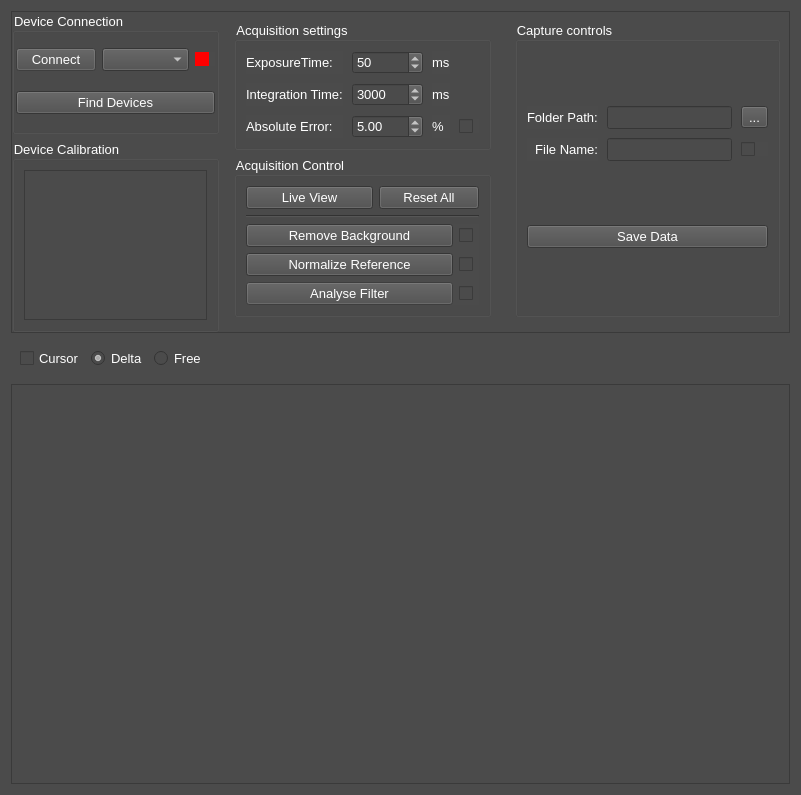
<?xml version="1.0" encoding="UTF-8"?>
<ui version="4.0">
 <class>spectraView</class>
 <widget class="QWidget" name="spectraView">
  <property name="geometry">
   <rect>
    <x>0</x>
    <y>0</y>
    <width>801</width>
    <height>773</height>
   </rect>
  </property>
  <property name="windowTitle">
   <string>Form</string>
  </property>
  <property name="styleSheet">
   <string notr="true">font: 10pt;
color: rgb(255, 255, 255);
background-color: rgb(75, 75, 75);</string>
  </property>
  <layout class="QGridLayout" name="gridLayout">
   <item row="3" column="0">
    <widget class="GraphicsLayoutWidget" name="pyqtgraphWidget">
     <property name="sizePolicy">
      <sizepolicy hsizetype="Expanding" vsizetype="Expanding">
       <horstretch>0</horstretch>
       <verstretch>1</verstretch>
      </sizepolicy>
     </property>
     <property name="minimumSize">
      <size>
       <width>0</width>
       <height>400</height>
      </size>
     </property>
    </widget>
   </item>
   <item row="2" column="0">
    <widget class="QWidget" name="w_graphControls" native="true">
     <layout class="QHBoxLayout" name="horizontalLayout_5">
      <item>
       <widget class="QCheckBox" name="cb_cursor">
        <property name="enabled">
         <bool>false</bool>
        </property>
        <property name="statusTip">
         <string>Show a crosshair cursor.</string>
        </property>
        <property name="text">
         <string>Cursor</string>
        </property>
       </widget>
      </item>
      <item>
       <widget class="QRadioButton" name="rb_delta">
        <property name="enabled">
         <bool>false</bool>
        </property>
        <property name="toolTip">
         <string>Double-click to set a marker</string>
        </property>
        <property name="statusTip">
         <string>Double-click the Graph to set a marker</string>
        </property>
        <property name="whatsThis">
         <string>Double-click to set a marker</string>
        </property>
        <property name="text">
         <string extracomment="Double-click to set a marker">Delta</string>
        </property>
        <property name="checkable">
         <bool>true</bool>
        </property>
        <property name="checked">
         <bool>true</bool>
        </property>
       </widget>
      </item>
      <item>
       <widget class="QRadioButton" name="rb_free">
        <property name="enabled">
         <bool>false</bool>
        </property>
        <property name="toolTip">
         <string>Double-click to set a marker</string>
        </property>
        <property name="statusTip">
         <string>Double-click the Graph to set a marker</string>
        </property>
        <property name="whatsThis">
         <string>Double-click to set a marker</string>
        </property>
        <property name="text">
         <string extracomment="Double-click to set a marker">Free</string>
        </property>
       </widget>
      </item>
      <item>
       <spacer name="horizontalSpacer">
        <property name="orientation">
         <enum>Qt::Horizontal</enum>
        </property>
        <property name="sizeHint" stdset="0">
         <size>
          <width>40</width>
          <height>20</height>
         </size>
        </property>
       </spacer>
      </item>
     </layout>
    </widget>
   </item>
   <item row="1" column="0">
    <widget class="QFrame" name="w_controls">
     <property name="frameShape">
      <enum>QFrame::StyledPanel</enum>
     </property>
     <property name="frameShadow">
      <enum>QFrame::Raised</enum>
     </property>
     <layout class="QGridLayout" name="gridLayout_5">
      <property name="leftMargin">
       <number>0</number>
      </property>
      <property name="topMargin">
       <number>0</number>
      </property>
      <property name="rightMargin">
       <number>0</number>
      </property>
      <property name="bottomMargin">
       <number>0</number>
      </property>
      <item row="0" column="0" rowspan="2">
       <widget class="QWidget" name="w_device" native="true">
        <property name="sizePolicy">
         <sizepolicy hsizetype="Preferred" vsizetype="Preferred">
          <horstretch>0</horstretch>
          <verstretch>0</verstretch>
         </sizepolicy>
        </property>
        <layout class="QVBoxLayout" name="verticalLayout_4">
         <property name="leftMargin">
          <number>0</number>
         </property>
         <property name="topMargin">
          <number>0</number>
         </property>
         <property name="rightMargin">
          <number>0</number>
         </property>
         <property name="bottomMargin">
          <number>0</number>
         </property>
         <item>
          <widget class="QGroupBox" name="g_connection">
           <property name="title">
            <string>Device Connection</string>
           </property>
           <layout class="QGridLayout" name="gridLayout_6">
            <property name="leftMargin">
             <number>1</number>
            </property>
            <property name="topMargin">
             <number>1</number>
            </property>
            <property name="rightMargin">
             <number>1</number>
            </property>
            <property name="bottomMargin">
             <number>1</number>
            </property>
            <item row="0" column="0">
             <widget class="QPushButton" name="pb_connectDevice">
              <property name="enabled">
               <bool>false</bool>
              </property>
              <property name="sizePolicy">
               <sizepolicy hsizetype="Expanding" vsizetype="Fixed">
                <horstretch>0</horstretch>
                <verstretch>0</verstretch>
               </sizepolicy>
              </property>
              <property name="text">
               <string>Connect</string>
              </property>
             </widget>
            </item>
            <item row="0" column="1">
             <widget class="QComboBox" name="cmb_selectDevice">
              <property name="sizePolicy">
               <sizepolicy hsizetype="Expanding" vsizetype="Fixed">
                <horstretch>1</horstretch>
                <verstretch>0</verstretch>
               </sizepolicy>
              </property>
             </widget>
            </item>
            <item row="0" column="2">
             <widget class="QCheckBox" name="ind_connect">
              <property name="styleSheet">
               <string notr="true">QCheckBox::indicator{background-color: rgb(255, 0, 0);}</string>
              </property>
              <property name="text">
               <string/>
              </property>
             </widget>
            </item>
            <item row="1" column="0" colspan="3">
             <widget class="QPushButton" name="pb_findDevices">
              <property name="text">
               <string>Find Devices</string>
              </property>
             </widget>
            </item>
           </layout>
          </widget>
         </item>
         <item>
          <widget class="QGroupBox" name="g_calibration">
           <property name="title">
            <string>Device Calibration</string>
           </property>
           <layout class="QGridLayout" name="gridLayout_7">
            <item row="0" column="0">
             <widget class="QTableView" name="tv_calibration">
              <property name="sizePolicy">
               <sizepolicy hsizetype="Preferred" vsizetype="Preferred">
                <horstretch>0</horstretch>
                <verstretch>0</verstretch>
               </sizepolicy>
              </property>
              <property name="maximumSize">
               <size>
                <width>16777215</width>
                <height>150</height>
               </size>
              </property>
              <property name="baseSize">
               <size>
                <width>0</width>
                <height>0</height>
               </size>
              </property>
             </widget>
            </item>
           </layout>
          </widget>
         </item>
        </layout>
       </widget>
      </item>
      <item row="0" column="1">
       <widget class="QWidget" name="w_acquisitionControls" native="true">
        <layout class="QVBoxLayout" name="verticalLayout_5">
         <item>
          <widget class="QGroupBox" name="g_acquisitionSettings">
           <property name="sizePolicy">
            <sizepolicy hsizetype="Minimum" vsizetype="Preferred">
             <horstretch>0</horstretch>
             <verstretch>0</verstretch>
            </sizepolicy>
           </property>
           <property name="autoFillBackground">
            <bool>false</bool>
           </property>
           <property name="styleSheet">
            <string notr="true">border-color: rgb(0, 0, 0);</string>
           </property>
           <property name="title">
            <string>Acquisition settings</string>
           </property>
           <layout class="QVBoxLayout" name="verticalLayout_2">
            <property name="spacing">
             <number>0</number>
            </property>
            <item>
             <layout class="QGridLayout" name="gridLayout_3">
              <property name="bottomMargin">
               <number>0</number>
              </property>
              <property name="spacing">
               <number>9</number>
              </property>
              <item row="0" column="0">
               <widget class="QLabel" name="la_acqTime">
                <property name="text">
                 <string>ExposureTime:</string>
                </property>
               </widget>
              </item>
              <item row="1" column="3">
               <widget class="QLabel" name="label_3">
                <property name="text">
                 <string>ms</string>
                </property>
               </widget>
              </item>
              <item row="2" column="2">
               <widget class="QDoubleSpinBox" name="sb_absError">
                <property name="sizePolicy">
                 <sizepolicy hsizetype="Minimum" vsizetype="Fixed">
                  <horstretch>0</horstretch>
                  <verstretch>0</verstretch>
                 </sizepolicy>
                </property>
                <property name="minimumSize">
                 <size>
                  <width>0</width>
                  <height>0</height>
                 </size>
                </property>
                <property name="statusTip">
                 <string>If selected, Will exclude data which has a standard deviation higher than (value).</string>
                </property>
                <property name="minimum">
                 <double>0.100000000000000</double>
                </property>
                <property name="maximum">
                 <double>99.000000000000000</double>
                </property>
                <property name="singleStep">
                 <double>0.100000000000000</double>
                </property>
                <property name="value">
                 <double>5.000000000000000</double>
                </property>
               </widget>
              </item>
              <item row="2" column="3">
               <widget class="QLabel" name="label_4">
                <property name="text">
                 <string>% </string>
                </property>
               </widget>
              </item>
              <item row="1" column="0">
               <widget class="QLabel" name="la_acqTime_3">
                <property name="text">
                 <string>Integration Time:</string>
                </property>
               </widget>
              </item>
              <item row="2" column="0">
               <widget class="QLabel" name="label">
                <property name="text">
                 <string>Absolute Error:</string>
                </property>
               </widget>
              </item>
              <item row="0" column="2">
               <widget class="QSpinBox" name="sb_exposure">
                <property name="sizePolicy">
                 <sizepolicy hsizetype="Preferred" vsizetype="Fixed">
                  <horstretch>0</horstretch>
                  <verstretch>0</verstretch>
                 </sizepolicy>
                </property>
                <property name="minimumSize">
                 <size>
                  <width>0</width>
                  <height>0</height>
                 </size>
                </property>
                <property name="statusTip">
                 <string>Sets exposure time one the SpectrumDevice.</string>
                </property>
                <property name="minimum">
                 <number>4</number>
                </property>
                <property name="maximum">
                 <number>99999</number>
                </property>
                <property name="singleStep">
                 <number>10</number>
                </property>
                <property name="value">
                 <number>50</number>
                </property>
               </widget>
              </item>
              <item row="0" column="3">
               <widget class="QLabel" name="label_2">
                <property name="text">
                 <string>ms</string>
                </property>
               </widget>
              </item>
              <item row="2" column="4">
               <widget class="QCheckBox" name="cb_absError">
                <property name="statusTip">
                 <string>Activates data exclusion. Requires Normalization.</string>
                </property>
                <property name="text">
                 <string/>
                </property>
               </widget>
              </item>
              <item row="1" column="2">
               <widget class="QSpinBox" name="sb_acqTime">
                <property name="minimum">
                 <number>10</number>
                </property>
                <property name="maximum">
                 <number>999999</number>
                </property>
                <property name="singleStep">
                 <number>100</number>
                </property>
                <property name="value">
                 <number>3000</number>
                </property>
               </widget>
              </item>
             </layout>
            </item>
           </layout>
          </widget>
         </item>
         <item>
          <widget class="QGroupBox" name="g_acquisitionControl">
           <property name="sizePolicy">
            <sizepolicy hsizetype="Minimum" vsizetype="Preferred">
             <horstretch>0</horstretch>
             <verstretch>0</verstretch>
            </sizepolicy>
           </property>
           <property name="autoFillBackground">
            <bool>false</bool>
           </property>
           <property name="styleSheet">
            <string notr="true">border-color: rgb(0, 0, 0);</string>
           </property>
           <property name="title">
            <string>Acquisition Control</string>
           </property>
           <layout class="QVBoxLayout" name="verticalLayout">
            <item>
             <layout class="QHBoxLayout" name="lay_main">
              <item>
               <widget class="QFlashButton" name="pb_liveView">
                <property name="sizePolicy">
                 <sizepolicy hsizetype="Preferred" vsizetype="Fixed">
                  <horstretch>1</horstretch>
                  <verstretch>0</verstretch>
                 </sizepolicy>
                </property>
                <property name="minimumSize">
                 <size>
                  <width>100</width>
                  <height>0</height>
                 </size>
                </property>
                <property name="statusTip">
                 <string>Starts data reading from the SpectrumDevice</string>
                </property>
                <property name="styleSheet">
                 <string notr="true"/>
                </property>
                <property name="text">
                 <string>Live View</string>
                </property>
               </widget>
              </item>
              <item>
               <widget class="QPushButton" name="pb_reset">
                <property name="sizePolicy">
                 <sizepolicy hsizetype="Minimum" vsizetype="Fixed">
                  <horstretch>1</horstretch>
                  <verstretch>0</verstretch>
                 </sizepolicy>
                </property>
                <property name="minimumSize">
                 <size>
                  <width>100</width>
                  <height>0</height>
                 </size>
                </property>
                <property name="maximumSize">
                 <size>
                  <width>50</width>
                  <height>16777215</height>
                 </size>
                </property>
                <property name="statusTip">
                 <string>Resets the data and the view to initial parameters.</string>
                </property>
                <property name="text">
                 <string>Reset All</string>
                </property>
               </widget>
              </item>
             </layout>
            </item>
            <item>
             <widget class="Line" name="line">
              <property name="orientation">
               <enum>Qt::Horizontal</enum>
              </property>
             </widget>
            </item>
            <item>
             <widget class="QWidget" name="w_SpectraControl" native="true">
              <layout class="QHBoxLayout" name="horizontalLayout_6">
               <property name="leftMargin">
                <number>0</number>
               </property>
               <property name="topMargin">
                <number>0</number>
               </property>
               <property name="rightMargin">
                <number>0</number>
               </property>
               <property name="bottomMargin">
                <number>0</number>
               </property>
               <item>
                <layout class="QGridLayout" name="gridLayout_2">
                 <item row="2" column="0">
                  <widget class="QPushButton" name="pb_analyse">
                   <property name="enabled">
                    <bool>false</bool>
                   </property>
                   <property name="sizePolicy">
                    <sizepolicy hsizetype="Preferred" vsizetype="Fixed">
                     <horstretch>0</horstretch>
                     <verstretch>0</verstretch>
                    </sizepolicy>
                   </property>
                   <property name="statusTip">
                    <string>Will print a report for the OpticalDevice analysed.</string>
                   </property>
                   <property name="text">
                    <string>Analyse Filter</string>
                   </property>
                  </widget>
                 </item>
                 <item row="0" column="1">
                  <widget class="QCheckBox" name="ind_rmBackground">
                   <property name="sizePolicy">
                    <sizepolicy hsizetype="Fixed" vsizetype="Fixed">
                     <horstretch>0</horstretch>
                     <verstretch>0</verstretch>
                    </sizepolicy>
                   </property>
                   <property name="text">
                    <string/>
                   </property>
                   <property name="checkable">
                    <bool>false</bool>
                   </property>
                  </widget>
                 </item>
                 <item row="2" column="1">
                  <widget class="QCheckBox" name="ind_analyse">
                   <property name="sizePolicy">
                    <sizepolicy hsizetype="Fixed" vsizetype="Fixed">
                     <horstretch>0</horstretch>
                     <verstretch>0</verstretch>
                    </sizepolicy>
                   </property>
                   <property name="text">
                    <string/>
                   </property>
                   <property name="checkable">
                    <bool>false</bool>
                   </property>
                  </widget>
                 </item>
                 <item row="0" column="0">
                  <widget class="QPushButton" name="pb_rmBackground">
                   <property name="sizePolicy">
                    <sizepolicy hsizetype="Preferred" vsizetype="Fixed">
                     <horstretch>0</horstretch>
                     <verstretch>0</verstretch>
                    </sizepolicy>
                   </property>
                   <property name="statusTip">
                    <string>Acquires 1 data set. Will subtract to other data acquisition and readings.</string>
                   </property>
                   <property name="text">
                    <string>Remove Background</string>
                   </property>
                  </widget>
                 </item>
                 <item row="1" column="0">
                  <widget class="QPushButton" name="pb_normalize">
                   <property name="sizePolicy">
                    <sizepolicy hsizetype="Preferred" vsizetype="Fixed">
                     <horstretch>0</horstretch>
                     <verstretch>0</verstretch>
                    </sizepolicy>
                   </property>
                   <property name="statusTip">
                    <string>Will normalize the spectrum to allow for transmission/reflexion spectral analysis.</string>
                   </property>
                   <property name="styleSheet">
                    <string notr="true"/>
                   </property>
                   <property name="text">
                    <string>Normalize Reference</string>
                   </property>
                  </widget>
                 </item>
                 <item row="1" column="1">
                  <widget class="QCheckBox" name="ind_normalize">
                   <property name="sizePolicy">
                    <sizepolicy hsizetype="Fixed" vsizetype="Fixed">
                     <horstretch>0</horstretch>
                     <verstretch>0</verstretch>
                    </sizepolicy>
                   </property>
                   <property name="text">
                    <string/>
                   </property>
                   <property name="iconSize">
                    <size>
                     <width>16</width>
                     <height>16</height>
                    </size>
                   </property>
                   <property name="checkable">
                    <bool>false</bool>
                   </property>
                  </widget>
                 </item>
                </layout>
               </item>
              </layout>
             </widget>
            </item>
           </layout>
          </widget>
         </item>
        </layout>
       </widget>
      </item>
      <item row="0" column="2">
       <widget class="QWidget" name="w_captureControls" native="true">
        <layout class="QGridLayout" name="gridLayout_8">
         <item row="0" column="0">
          <widget class="QGroupBox" name="g_captureControls">
           <property name="sizePolicy">
            <sizepolicy hsizetype="MinimumExpanding" vsizetype="Preferred">
             <horstretch>1</horstretch>
             <verstretch>0</verstretch>
            </sizepolicy>
           </property>
           <property name="minimumSize">
            <size>
             <width>0</width>
             <height>0</height>
            </size>
           </property>
           <property name="maximumSize">
            <size>
             <width>1000000</width>
             <height>16777215</height>
            </size>
           </property>
           <property name="autoFillBackground">
            <bool>false</bool>
           </property>
           <property name="styleSheet">
            <string notr="true">border-color: rgb(0, 0, 0);</string>
           </property>
           <property name="title">
            <string>Capture controls</string>
           </property>
           <layout class="QVBoxLayout" name="verticalLayout_3">
            <property name="spacing">
             <number>0</number>
            </property>
            <item>
             <layout class="QGridLayout" name="gridLayout_4">
              <property name="leftMargin">
               <number>0</number>
              </property>
              <property name="topMargin">
               <number>0</number>
              </property>
              <property name="bottomMargin">
               <number>9</number>
              </property>
              <property name="spacing">
               <number>9</number>
              </property>
              <item row="1" column="0">
               <widget class="QLabel" name="la_fileName">
                <property name="sizePolicy">
                 <sizepolicy hsizetype="Preferred" vsizetype="Preferred">
                  <horstretch>0</horstretch>
                  <verstretch>0</verstretch>
                 </sizepolicy>
                </property>
                <property name="text">
                 <string>File Name:</string>
                </property>
                <property name="alignment">
                 <set>Qt::AlignRight|Qt::AlignTrailing|Qt::AlignVCenter</set>
                </property>
               </widget>
              </item>
              <item row="0" column="2">
               <widget class="QLineEdit" name="le_folderPath">
                <property name="enabled">
                 <bool>true</bool>
                </property>
                <property name="sizePolicy">
                 <sizepolicy hsizetype="Preferred" vsizetype="Fixed">
                  <horstretch>2</horstretch>
                  <verstretch>0</verstretch>
                 </sizepolicy>
                </property>
                <property name="readOnly">
                 <bool>true</bool>
                </property>
                <property name="clearButtonEnabled">
                 <bool>false</bool>
                </property>
               </widget>
              </item>
              <item row="1" column="2">
               <widget class="QLineEdit" name="le_fileName">
                <property name="sizePolicy">
                 <sizepolicy hsizetype="Preferred" vsizetype="Fixed">
                  <horstretch>2</horstretch>
                  <verstretch>0</verstretch>
                 </sizepolicy>
                </property>
                <property name="statusTip">
                 <string>Set the name of the file that will be saved.</string>
                </property>
               </widget>
              </item>
              <item row="1" column="3">
               <widget class="QCheckBox" name="cb_index">
                <property name="sizePolicy">
                 <sizepolicy hsizetype="Minimum" vsizetype="Fixed">
                  <horstretch>0</horstretch>
                  <verstretch>0</verstretch>
                 </sizepolicy>
                </property>
                <property name="toolTip">
                 <string/>
                </property>
                <property name="statusTip">
                 <string>Autoindexing?</string>
                </property>
                <property name="whatsThis">
                 <string/>
                </property>
                <property name="layoutDirection">
                 <enum>Qt::LeftToRight</enum>
                </property>
                <property name="text">
                 <string/>
                </property>
               </widget>
              </item>
              <item row="0" column="3">
               <widget class="QToolButton" name="tb_folderPath">
                <property name="text">
                 <string>...</string>
                </property>
               </widget>
              </item>
              <item row="0" column="0">
               <widget class="QLabel" name="la_folderPath">
                <property name="text">
                 <string>Folder Path:</string>
                </property>
               </widget>
              </item>
             </layout>
            </item>
            <item>
             <widget class="QPushButton" name="pb_saveData">
              <property name="sizePolicy">
               <sizepolicy hsizetype="Minimum" vsizetype="Fixed">
                <horstretch>0</horstretch>
                <verstretch>0</verstretch>
               </sizepolicy>
              </property>
              <property name="statusTip">
               <string>Saves data as a .csv</string>
              </property>
              <property name="text">
               <string>Save Data</string>
              </property>
             </widget>
            </item>
           </layout>
          </widget>
         </item>
        </layout>
       </widget>
      </item>
     </layout>
    </widget>
   </item>
  </layout>
 </widget>
 <customwidgets>
  <customwidget>
   <class>GraphicsLayoutWidget</class>
   <extends>QGraphicsView</extends>
   <header>pyqtgraph.h</header>
   <container>1</container>
  </customwidget>
  <customwidget>
   <class>QFlashButton</class>
   <extends>QPushButton</extends>
   <header>/gui/widgets/QFlashButton.h</header>
  </customwidget>
 </customwidgets>
 <resources/>
 <connections/>
</ui>
